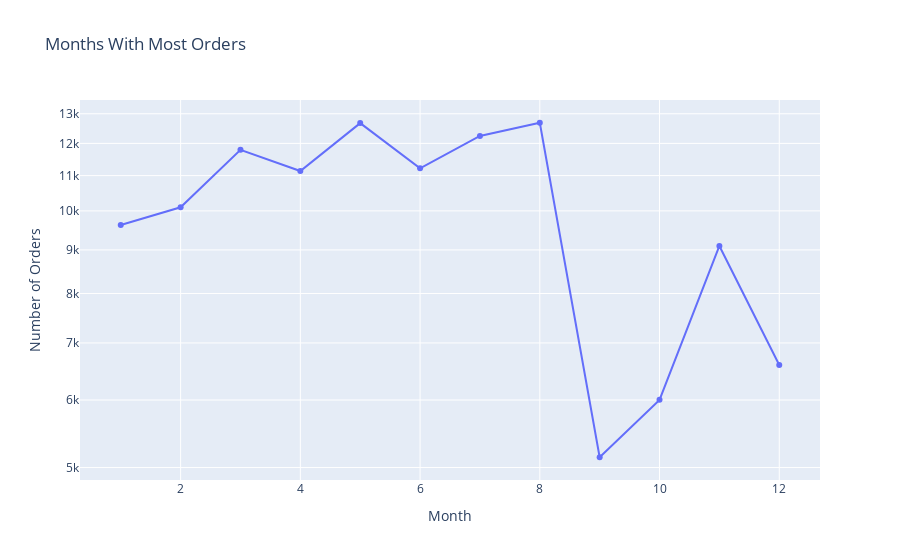

Notebook cell for this chart:
### Code cell
fig = go.Figure(data=go.Scatter(x=monthly_orders.index,
                                y=monthly_orders['month_of_purchase'],
                                mode='lines+markers')) # hover text goes here
fig.update_layout(title='Months With Most Orders',xaxis_title="Month",yaxis_title="Number of Orders")
fig.update_yaxes(type="log")
fig.show()

### Figure 1 — Plotly figure (JSON) as saved in the notebook; plotly's stock layout.template omitted (floating-point values rounded to 4 significant figures)
{"data": [{"mode": "lines+markers", "type": "scatter", "x": [1, 2, 3, 4, 5, 6, 7, 8, 9, 10, 11, 12], "y": [9626, 10098, 11793, 11137, 12676, 11218, 12243, 12688, 5141, 6003, 9096, 6596]}], "layout": {"title": {"text": "Months With Most Orders"}, "xaxis": {"title": {"text": "Month"}}, "yaxis": {"title": {"text": "Number of Orders"}, "type": "log"}}}
